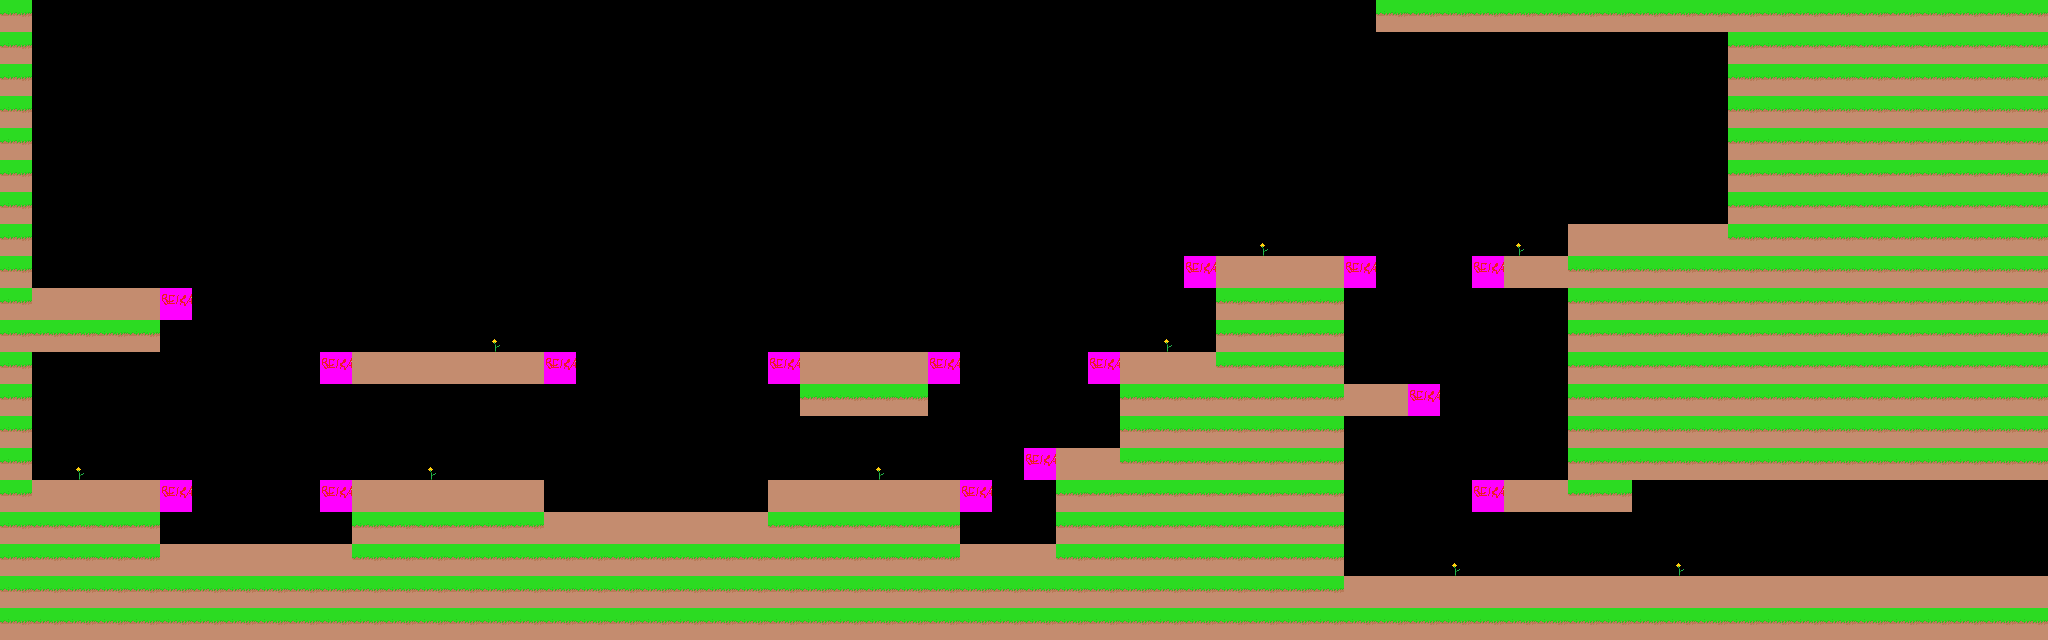

The image is a tile-based game level rendered from a .tmx file. Its description and complete source (layers, tilesets, objects, tile grids) follow:
An orthogonal 64x20 tile map with 32x32 px tiles, 1 tile layer (Tiles) and 1 object (Sensor).

<map version="1.10" tiledversion="1.10.2" orientation="orthogonal" renderorder="right-down" width="64" height="20" tilewidth="32" tileheight="32" infinite="0" nextlayerid="4" nextobjectid="2">
 <editorsettings>
  <export target="../game/levels/0/mapa0.js" format="js" />
 </editorsettings>
 <tileset firstgid="1" source="tiles.tsx" />
 <layer id="1" name="Tiles" width="64" height="20">
  <data encoding="csv">
7,0,0,0,0,0,0,0,0,0,0,0,0,0,0,0,0,0,0,0,0,0,0,0,0,0,0,0,0,0,0,0,0,0,0,0,0,0,0,0,0,0,0,7,7,7,7,7,7,7,7,7,7,7,7,7,7,7,7,7,7,7,7,7,
7,0,0,0,0,0,0,0,0,0,0,0,0,0,0,0,0,0,0,0,0,0,0,0,0,0,0,0,0,0,0,0,0,0,0,0,0,0,0,0,0,0,0,0,0,0,0,0,0,0,0,0,0,0,7,7,7,7,7,7,7,7,7,7,
7,0,0,0,0,0,0,0,0,0,0,0,0,0,0,0,0,0,0,0,0,0,0,0,0,0,0,0,0,0,0,0,0,0,0,0,0,0,0,0,0,0,0,0,0,0,0,0,0,0,0,0,0,0,7,7,7,7,7,7,7,7,7,7,
7,0,0,0,0,0,0,0,0,0,0,0,0,0,0,0,0,0,0,0,0,0,0,0,0,0,0,0,0,0,0,0,0,0,0,0,0,0,0,0,0,0,0,0,0,0,0,0,0,0,0,0,0,0,7,7,7,7,7,7,7,7,7,7,
7,0,0,0,0,0,0,0,0,0,0,0,0,0,0,0,0,0,0,0,0,0,0,0,0,0,0,0,0,0,0,0,0,0,0,0,0,0,0,0,0,0,0,0,0,0,0,0,0,0,0,0,0,0,7,7,7,7,7,7,7,7,7,7,
7,0,0,0,0,0,0,0,0,0,0,0,0,0,0,0,0,0,0,0,0,0,0,0,0,0,0,0,0,0,0,0,0,0,0,0,0,0,0,0,0,0,0,0,0,0,0,0,0,0,0,0,0,0,7,7,7,7,7,7,7,7,7,7,
7,0,0,0,0,0,0,0,0,0,0,0,0,0,0,0,0,0,0,0,0,0,0,0,0,0,0,0,0,0,0,0,0,0,0,0,0,0,0,0,0,0,0,0,0,0,0,0,0,0,0,0,0,0,7,7,7,7,7,7,7,7,7,7,
7,0,0,0,0,0,0,0,0,0,0,0,0,0,0,0,0,0,0,0,0,0,0,0,0,0,0,0,0,0,0,0,0,0,0,0,0,0,0,8,0,0,0,0,0,0,0,8,0,6,6,6,6,6,7,7,7,7,7,7,7,7,7,7,
7,0,0,0,0,0,0,0,0,0,0,0,0,0,0,0,0,0,0,0,0,0,0,0,0,0,0,0,0,0,0,0,0,0,0,0,0,2,6,6,6,6,2,0,0,0,2,6,6,7,7,7,7,7,7,7,7,7,7,7,7,7,7,7,
7,6,6,6,6,2,0,0,0,0,0,0,0,0,0,0,0,0,0,0,0,0,0,0,0,0,0,0,0,0,0,0,0,0,0,0,0,0,7,7,7,7,0,0,0,0,0,0,0,7,7,7,7,7,7,7,7,7,7,7,7,7,7,7,
7,7,7,7,7,0,0,0,0,0,0,0,0,0,0,8,0,0,0,0,0,0,0,0,0,0,0,0,0,0,0,0,0,0,0,0,8,0,7,7,7,7,0,0,0,0,0,0,0,7,7,7,7,7,7,7,7,7,7,7,7,7,7,7,
7,0,0,0,0,0,0,0,0,0,2,6,6,6,6,6,6,2,0,0,0,0,0,0,2,6,6,6,6,2,0,0,0,0,2,6,6,6,7,7,7,7,0,0,0,0,0,0,0,7,7,7,7,7,7,7,7,7,7,7,7,7,7,7,
7,0,0,0,0,0,0,0,0,0,0,0,0,0,0,0,0,0,0,0,0,0,0,0,0,7,7,7,7,0,0,0,0,0,0,7,7,7,7,7,7,7,6,6,2,0,0,0,0,7,7,7,7,7,7,7,7,7,7,7,7,7,7,7,
7,0,0,0,0,0,0,0,0,0,0,0,0,0,0,0,0,0,0,0,0,0,0,0,0,0,0,0,0,0,0,0,0,0,0,7,7,7,7,7,7,7,0,0,0,0,0,0,0,7,7,7,7,7,7,7,7,7,7,7,7,7,7,7,
7,0,8,0,0,0,0,0,0,0,0,0,0,8,0,0,0,0,0,0,0,0,0,0,0,0,0,8,0,0,0,0,2,6,6,7,7,7,7,7,7,7,0,0,0,0,0,0,0,7,7,7,7,7,7,7,7,7,7,7,7,7,7,7,
7,6,6,6,6,2,0,0,0,0,2,6,6,6,6,6,6,0,0,0,0,0,0,0,6,6,6,6,6,6,2,0,0,7,7,7,7,7,7,7,7,7,0,0,0,0,2,6,6,7,7,0,0,0,0,0,0,0,0,0,0,0,0,0,
7,7,7,7,7,0,0,0,0,0,0,7,7,7,7,7,7,6,6,6,6,6,6,6,7,7,7,7,7,7,0,0,0,7,7,7,7,7,7,7,7,7,0,0,0,0,0,0,0,0,0,0,0,0,0,0,0,0,0,0,0,0,0,0,
7,7,7,7,7,6,6,6,6,6,6,7,7,7,7,7,7,7,7,7,7,7,7,7,7,7,7,7,7,7,6,6,6,7,7,7,7,7,7,7,7,7,0,0,0,8,0,0,0,0,0,0,8,0,0,0,0,0,0,0,0,0,0,0,
7,7,7,7,7,7,7,7,7,7,7,7,7,7,7,7,7,7,7,7,7,7,7,7,7,7,7,7,7,7,7,7,7,7,7,7,7,7,7,7,7,7,6,6,6,6,6,6,6,6,6,6,6,6,6,6,6,6,6,6,6,6,6,6,
7,7,7,7,7,7,7,7,7,7,7,7,7,7,7,7,7,7,7,7,7,7,7,7,7,7,7,7,7,7,7,7,7,7,7,7,7,7,7,7,7,7,7,7,7,7,7,7,7,7,7,7,7,7,7,7,7,7,7,7,7,7,7,7
</data>
 </layer>
 <objectgroup id="3" name="Coisas">
  <object id="1" name="LevelExit" type="Sensor" x="1984" y="480" width="64" height="96" />
 </objectgroup>
</map>